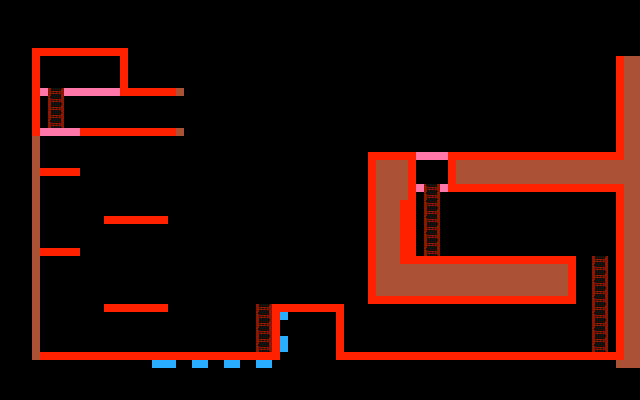

The image is a tile-based game level rendered from a .tmx file. Its description and source (layers, tilesets, objects; grid data summarised) follow:
An orthogonal 80x50 tile map with 8x8 px tiles, 2 tile layers (Tilemap, Collisions), 2 hidden layers not drawn and 22 objects (8x enemy, 4x oneway, 4x ladder, 3x collectible, 2x path, ...).

<map version="1.0" orientation="orthogonal" renderorder="right-down" width="80" height="50" tilewidth="8" tileheight="8" nextobjectid="46">
 <tileset firstgid="1" name="tileset_a" tilewidth="8" tileheight="8" tilecount="900">
  <image source="../tilesets/tileset_a.png" trans="ff00ff" width="240" height="240" />
  <tile id="0">
   <properties>
    <property name="sprite" value="enemy_test_sheet" />
   </properties>
  </tile>
 </tileset>
 <layer name="Background" width="80" height="50" visible="0">
  <properties>
   <property name="tileset" value="tileset_a" />
  </properties>
  <data>[4000 cells, 0 non-empty, 0 distinct tile ids]</data>
 </layer>
 <layer name="Tilemap" width="80" height="50">
  <properties>
   <property name="tileset" value="tileset_a" />
  </properties>
  <data>[4000 cells, 736 non-empty, 8 distinct tile ids]</data>
 </layer>
 <layer name="Overlay" width="80" height="50" visible="0">
  <properties>
   <property name="overlay" value="true" />
   <property name="tileset" value="tileset_a" />
  </properties>
  <data>[4000 cells, 0 non-empty, 0 distinct tile ids]</data>
 </layer>
 <layer name="Collisions" width="80" height="50">
  <properties>
   <property name="solid" value="true" />
   <property name="tileset" value="tileset_a" />
  </properties>
  <data>[4000 cells, 329 non-empty, 1 distinct tile ids]</data>
 </layer>
 <objectgroup name="Entities">
  <object id="2" name="oneway" type="oneway" x="416" y="152" width="32" height="8" />
  <object id="4" name="musicnote" type="collectible" x="304" y="272" width="14" height="14">
   <properties>
    <property name="file" value="notemalesigh.wav" />
   </properties>
  </object>
  <object id="6" name="walk enemy" type="enemy" x="128" y="288" width="16" height="16">
   <properties>
    <property name="behaviour" value="dummy" />
    <property name="flip" value="false" />
    <property name="fps" value="1" />
    <property name="mask" value="12, 12" />
    <property name="speed" value="150" />
    <property name="sprite" value="enemy_bubble_sheet" />
   </properties>
  </object>
  <object id="7" name="idle enemy" type="enemy" x="384" y="336" width="16" height="16">
   <properties>
    <property name="behaviour" value="idle" />
    <property name="faceplayer" value="true" />
    <property name="fps" value="8" />
    <property name="mask" value="10,10" />
    <property name="speed" value="2" />
    <property name="sprite" value="enemy_test_sheet" />
   </properties>
  </object>
  <object id="11" name="Player Start" type="start" x="80" y="72" width="16" height="16">
   <ellipse />
  </object>
  <object id="18" name="ladder 1" type="ladder" x="256" y="304" width="16" height="48" />
  <object id="25" name="path enemy" type="enemy" x="152" y="200" width="16" height="16">
   <properties>
    <property name="behaviour" value="path" />
    <property name="flip" value="true" />
    <property name="path" value="path2" />
    <property name="speed" value="10" />
    <property name="sprite" value="enemy_plant_sheet" />
   </properties>
  </object>
  <object id="30" name="ladder 1" type="ladder" x="592" y="256" width="16" height="96" />
  <object id="31" name="ladder 1" type="ladder" x="48" y="88" width="16" height="40" />
  <object id="32" name="ladder 1" type="ladder" x="424" y="184" width="16" height="72" />
  <object id="33" name="idle enemy" type="enemy" x="384" y="336" width="16" height="16">
   <properties>
    <property name="behaviour" value="idle" />
    <property name="faceplayer" value="true" />
    <property name="fps" value="8" />
    <property name="mask" value="10,10" />
    <property name="speed" value="2" />
    <property name="sprite" value="enemy_test_sheet" />
   </properties>
  </object>
  <object id="34" name="idle enemy" type="enemy" x="456" y="336" width="16" height="16">
   <properties>
    <property name="behaviour" value="idle" />
    <property name="faceplayer" value="true" />
    <property name="fps" value="8" />
    <property name="mask" value="10,10" />
    <property name="speed" value="2" />
    <property name="sprite" value="enemy_test_sheet" />
   </properties>
  </object>
  <object id="35" name="idle enemy" type="enemy" x="520" y="336" width="16" height="16">
   <properties>
    <property name="behaviour" value="idle" />
    <property name="faceplayer" value="true" />
    <property name="fps" value="8" />
    <property name="mask" value="10,10" />
    <property name="speed" value="2" />
    <property name="sprite" value="enemy_test_sheet" />
   </properties>
  </object>
  <object id="37" name="idle enemy" type="enemy" x="528" y="240" width="16" height="16">
   <properties>
    <property name="behaviour" value="idle" />
    <property name="faceplayer" value="true" />
    <property name="fps" value="8" />
    <property name="mask" value="10,10" />
    <property name="speed" value="2" />
    <property name="sprite" value="enemy_test_sheet" />
   </properties>
  </object>
  <object id="38" name="path enemy" type="enemy" x="600" y="192" width="16" height="16">
   <properties>
    <property name="behaviour" value="path" />
    <property name="flip" value="true" />
    <property name="path" value="path1" />
    <property name="speed" value="30" />
    <property name="sprite" value="enemy_plant_sheet" />
   </properties>
  </object>
  <object id="39" name="path1" type="path" x="608" y="200">
   <polyline points="0,0 -152,0 -152,48 0,48 0,0" />
  </object>
  <object id="40" name="oneway" type="oneway" x="416" y="184" width="32" height="8" />
  <object id="41" name="oneway" type="oneway" x="576" y="256" width="40" height="8" />
  <object id="42" name="oneway" type="oneway" x="40" y="128" width="40" height="8" />
  <object id="43" name="path2" type="path" x="160" y="208">
   <polyline points="0,0 -48,0" />
  </object>
  <object id="44" name="musicnote" type="collectible" x="504" y="216" width="14" height="14">
   <properties>
    <property name="file" value="notemalesigh.wav" />
   </properties>
  </object>
  <object id="45" name="musicnote" type="collectible" x="584" y="120" width="14" height="14">
   <properties>
    <property name="file" value="notemalesigh.wav" />
   </properties>
  </object>
 </objectgroup>
</map>
